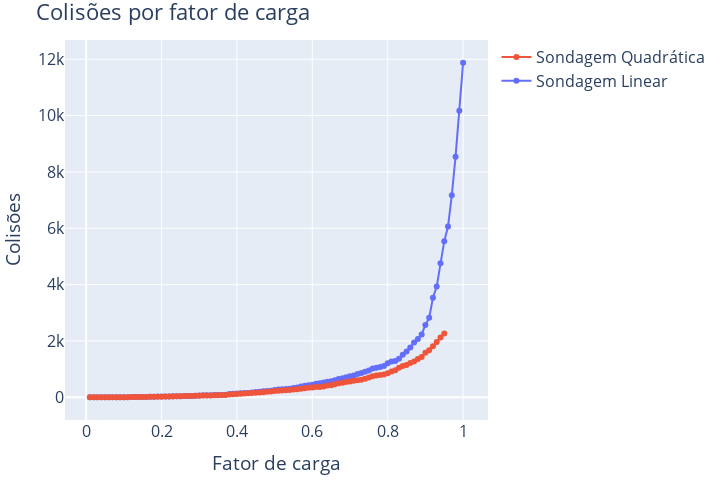

Write notebook code for a chart like this one.
### Code cell
runs = experiments["in_max"].items()
plot_line(
    runs,
    "load_factor",
    "collisions",
    title="Colisões por fator de carga",
    xaxis_title="Fator de carga",
    yaxis_title="Colisões",
)

### Figure 1 — Plotly figure (JSON) as saved in the notebook; plotly's stock layout.template omitted (floating-point values rounded to 4 significant figures)
{"data": [{"line": {"color": "#636EFA"}, "mode": "lines+markers", "name": "Sondagem Linear", "type": "scatter", "x": [0.01, 0.02, 0.03, 0.04, 0.05, 0.06, 0.07, 0.08, 0.09, 0.1, 0.11, 0.12, 0.13, 0.14, 0.15, 0.16, 0.17, 0.18, 0.19, 0.2, 0.21, 0.22, 0.23, 0.24, 0.25, 0.26, 0.27, 0.28, 0.29, 0.3, 0.31, 0.32, 0.33, 0.34, 0.35, 0.36, 0.37, 0.38, 0.39, 0.4, 0.41, 0.42, 0.43, 0.44, 0.45, 0.46, 0.47, 0.48, 0.49, 0.5, 0.51, 0.52, 0.53, 0.54, 0.55, 0.56, 0.57, 0.58, 0.59, 0.6, 0.61, 0.62, 0.63, 0.64, 0.65, 0.66, 0.67, 0.68, 0.69, 0.7, 0.71, 0.72, 0.73, 0.74, 0.75, 0.76, 0.77, 0.78, 0.79, 0.8, 0.81, 0.82, 0.83, 0.84, 0.85, 0.86, 0.87, 0.88, 0.89, 0.9, 0.91, 0.92, 0.93, 0.94, 0.95, 0.96, 0.97, 0.98, 0.99, 1], "y": [0, 0, 0, 0, 0, 2, 2, 3, 4, 4, 4, 7, 10, 12, 12, 12, 15, 20, 23, 24, 25, 27, 32, 33, 36, 41, 41, 46, 55, 61, 69, 71, 71, 79, 82, 84, 89, 114, 120, 134, 140, 149, 154, 169, 185, 196, 214, 224, 234, 254, 272, 281, 290, 299, 331, 345, 385, 410, 428, 443, 475, 496, 520, 553, 567, 604, 652, 672, 707, 744, 776, 822, 861, 903, 954, 1022, 1051, 1077, 1106, 1210, 1273, 1285, 1368, 1510, 1622, 1766, 1948, 2071, 2231, 2565, 2818, 3534, 3930, 4755, 5542, 6060, 7169, 8539, 10168, 11875]}, {"line": {"width": 0}, "mode": "lines", "name": "Sondagem Linear upper", "showlegend": false, "type": "scatter", "x": [0.01, 0.02, 0.03, 0.04, 0.05, 0.06, 0.07, 0.08, 0.09, 0.1, 0.11, 0.12, 0.13, 0.14, 0.15, 0.16, 0.17, 0.18, 0.19, 0.2, 0.21, 0.22, 0.23, 0.24, 0.25, 0.26, 0.27, 0.28, 0.29, 0.3, 0.31, 0.32, 0.33, 0.34, 0.35, 0.36, 0.37, 0.38, 0.39, 0.4, 0.41, 0.42, 0.43, 0.44, 0.45, 0.46, 0.47, 0.48, 0.49, 0.5, 0.51, 0.52, 0.53, 0.54, 0.55, 0.56, 0.57, 0.58, 0.59, 0.6, 0.61, 0.62, 0.63, 0.64, 0.65, 0.66, 0.67, 0.68, 0.69, 0.7, 0.71, 0.72, 0.73, 0.74, 0.75, 0.76, 0.77, 0.78, 0.79, 0.8, 0.81, 0.82, 0.83, 0.84, 0.85, 0.86, 0.87, 0.88, 0.89, 0.9, 0.91, 0.92, 0.93, 0.94, 0.95, 0.96, 0.97, 0.98, 0.99, 1], "y": [null, null, null, null, null, null, null, null, null, null, null, null, null, null, null, null, null, null, null, null, null, null, null, null, null, null, null, null, null, null, null, null, null, null, null, null, null, null, null, null, null, null, null, null, null, null, null, null, null, null, null, null, null, null, null, null, null, null, null, null, null, null, null, null, null, null, null, null, null, null, null, null, null, null, null, null, null, null, null, null, null, null, null, null, null, null, null, null, null, null, null, null, null, null, null, null, null, null, null, null]}, {"fill": "tonexty", "fillcolor": "rgba(99, 110, 250, 0.30)", "line": {"width": 0}, "mode": "lines", "name": "Sondagem Linear lower", "showlegend": false, "type": "scatter", "x": [0.01, 0.02, 0.03, 0.04, 0.05, 0.06, 0.07, 0.08, 0.09, 0.1, 0.11, 0.12, 0.13, 0.14, 0.15, 0.16, 0.17, 0.18, 0.19, 0.2, 0.21, 0.22, 0.23, 0.24, 0.25, 0.26, 0.27, 0.28, 0.29, 0.3, 0.31, 0.32, 0.33, 0.34, 0.35, 0.36, 0.37, 0.38, 0.39, 0.4, 0.41, 0.42, 0.43, 0.44, 0.45, 0.46, 0.47, 0.48, 0.49, 0.5, 0.51, 0.52, 0.53, 0.54, 0.55, 0.56, 0.57, 0.58, 0.59, 0.6, 0.61, 0.62, 0.63, 0.64, 0.65, 0.66, 0.67, 0.68, 0.69, 0.7, 0.71, 0.72, 0.73, 0.74, 0.75, 0.76, 0.77, 0.78, 0.79, 0.8, 0.81, 0.82, 0.83, 0.84, 0.85, 0.86, 0.87, 0.88, 0.89, 0.9, 0.91, 0.92, 0.93, 0.94, 0.95, 0.96, 0.97, 0.98, 0.99, 1], "y": [null, null, null, null, null, null, null, null, null, null, null, null, null, null, null, null, null, null, null, null, null, null, null, null, null, null, null, null, null, null, null, null, null, null, null, null, null, null, null, null, null, null, null, null, null, null, null, null, null, null, null, null, null, null, null, null, null, null, null, null, null, null, null, null, null, null, null, null, null, null, null, null, null, null, null, null, null, null, null, null, null, null, null, null, null, null, null, null, null, null, null, null, null, null, null, null, null, null, null, null]}, {"line": {"color": "#EF553B"}, "mode": "lines+markers", "name": "Sondagem Quadrática", "type": "scatter", "x": [0.01, 0.02, 0.03, 0.04, 0.05, 0.06, 0.07, 0.08, 0.09, 0.1, 0.11, 0.12, 0.13, 0.14, 0.15, 0.16, 0.17, 0.18, 0.19, 0.2, 0.21, 0.22, 0.23, 0.24, 0.25, 0.26, 0.27, 0.28, 0.29, 0.3, 0.31, 0.32, 0.33, 0.34, 0.35, 0.36, 0.37, 0.38, 0.39, 0.4, 0.41, 0.42, 0.43, 0.44, 0.45, 0.46, 0.47, 0.48, 0.49, 0.5, 0.51, 0.52, 0.53, 0.54, 0.55, 0.56, 0.57, 0.58, 0.59, 0.6, 0.61, 0.62, 0.63, 0.64, 0.65, 0.66, 0.67, 0.68, 0.69, 0.7, 0.71, 0.72, 0.73, 0.74, 0.75, 0.76, 0.77, 0.78, 0.79, 0.8, 0.81, 0.82, 0.83, 0.84, 0.85, 0.86, 0.87, 0.88, 0.89, 0.9, 0.91, 0.92, 0.93, 0.94, 0.95], "y": [0, 0, 0, 0, 0, 2, 2, 3, 4, 4, 4, 6, 10, 11, 11, 11, 14, 18, 21, 22, 23, 25, 31, 32, 35, 40, 40, 44, 51, 56, 60, 62, 62, 70, 73, 77, 80, 96, 103, 116, 121, 129, 140, 150, 157, 166, 179, 195, 204, 220, 230, 236, 250, 257, 271, 284, 298, 316, 339, 349, 362, 368, 385, 413, 428, 465, 500, 515, 545, 560, 582, 601, 622, 656, 699, 742, 768, 790, 806, 855, 916, 962, 1043, 1106, 1141, 1218, 1270, 1357, 1430, 1584, 1669, 1812, 1960, 2124, 2260]}, {"line": {"width": 0}, "mode": "lines", "name": "Sondagem Quadrática upper", "showlegend": false, "type": "scatter", "x": [0.01, 0.02, 0.03, 0.04, 0.05, 0.06, 0.07, 0.08, 0.09, 0.1, 0.11, 0.12, 0.13, 0.14, 0.15, 0.16, 0.17, 0.18, 0.19, 0.2, 0.21, 0.22, 0.23, 0.24, 0.25, 0.26, 0.27, 0.28, 0.29, 0.3, 0.31, 0.32, 0.33, 0.34, 0.35, 0.36, 0.37, 0.38, 0.39, 0.4, 0.41, 0.42, 0.43, 0.44, 0.45, 0.46, 0.47, 0.48, 0.49, 0.5, 0.51, 0.52, 0.53, 0.54, 0.55, 0.56, 0.57, 0.58, 0.59, 0.6, 0.61, 0.62, 0.63, 0.64, 0.65, 0.66, 0.67, 0.68, 0.69, 0.7, 0.71, 0.72, 0.73, 0.74, 0.75, 0.76, 0.77, 0.78, 0.79, 0.8, 0.81, 0.82, 0.83, 0.84, 0.85, 0.86, 0.87, 0.88, 0.89, 0.9, 0.91, 0.92, 0.93, 0.94, 0.95], "y": [null, null, null, null, null, null, null, null, null, null, null, null, null, null, null, null, null, null, null, null, null, null, null, null, null, null, null, null, null, null, null, null, null, null, null, null, null, null, null, null, null, null, null, null, null, null, null, null, null, null, null, null, null, null, null, null, null, null, null, null, null, null, null, null, null, null, null, null, null, null, null, null, null, null, null, null, null, null, null, null, null, null, null, null, null, null, null, null, null, null, null, null, null, null, null]}, {"fill": "tonexty", "fillcolor": "rgba(239, 85, 59, 0.30)", "line": {"width": 0}, "mode": "lines", "name": "Sondagem Quadrática lower", "showlegend": false, "type": "scatter", "x": [0.01, 0.02, 0.03, 0.04, 0.05, 0.06, 0.07, 0.08, 0.09, 0.1, 0.11, 0.12, 0.13, 0.14, 0.15, 0.16, 0.17, 0.18, 0.19, 0.2, 0.21, 0.22, 0.23, 0.24, 0.25, 0.26, 0.27, 0.28, 0.29, 0.3, 0.31, 0.32, 0.33, 0.34, 0.35, 0.36, 0.37, 0.38, 0.39, 0.4, 0.41, 0.42, 0.43, 0.44, 0.45, 0.46, 0.47, 0.48, 0.49, 0.5, 0.51, 0.52, 0.53, 0.54, 0.55, 0.56, 0.57, 0.58, 0.59, 0.6, 0.61, 0.62, 0.63, 0.64, 0.65, 0.66, 0.67, 0.68, 0.69, 0.7, 0.71, 0.72, 0.73, 0.74, 0.75, 0.76, 0.77, 0.78, 0.79, 0.8, 0.81, 0.82, 0.83, 0.84, 0.85, 0.86, 0.87, 0.88, 0.89, 0.9, 0.91, 0.92, 0.93, 0.94, 0.95], "y": [null, null, null, null, null, null, null, null, null, null, null, null, null, null, null, null, null, null, null, null, null, null, null, null, null, null, null, null, null, null, null, null, null, null, null, null, null, null, null, null, null, null, null, null, null, null, null, null, null, null, null, null, null, null, null, null, null, null, null, null, null, null, null, null, null, null, null, null, null, null, null, null, null, null, null, null, null, null, null, null, null, null, null, null, null, null, null, null, null, null, null, null, null, null, null]}], "layout": {"font": {"size": 16}, "height": 480, "margin": {"b": 10, "l": 10, "r": 10, "t": 40}, "title": {"text": "Colisões por fator de carga"}, "width": 720, "xaxis": {"title": {"text": "Fator de carga"}}, "yaxis": {"title": {"text": "Colisões"}}}}
